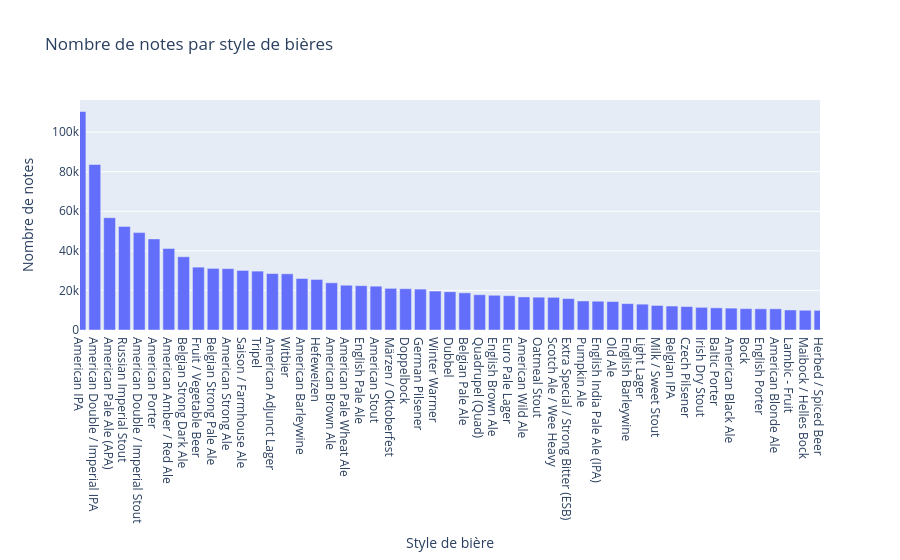

Source (notebook cell):
### Code cell
review_counts = df['beer_style'].value_counts().reset_index()
review_counts.columns = ['beer_style', 'count']

fig = px.bar(review_counts, x='beer_style', y='count', title='Nombre de notes par style de bières',
             labels={'count':'Nombre de notes', 'beer_style':'Style de bière'})
fig.update_xaxes(range=[0,50])
fig.show()

### Figure 1 — Plotly figure (JSON) as saved in the notebook; plotly's stock layout.template omitted (floating-point values rounded to 4 significant figures)
{"data": [{"alignmentgroup": "True", "hovertemplate": "Style de bière=%{x}<br>Nombre de notes=%{y}<extra></extra>", "legendgroup": "", "marker": {"color": "#636efa", "pattern": {"shape": ""}}, "name": "", "offsetgroup": "", "orientation": "v", "showlegend": false, "textposition": "auto", "type": "bar", "x": ["American IPA", "American Double / Imperial IPA", "American Pale Ale (APA)", "Russian Imperial Stout", "American Double / Imperial Stout", "American Porter", "American Amber / Red Ale", "Belgian Strong Dark Ale", "Fruit / Vegetable Beer", "Belgian Strong Pale Ale", "American Strong Ale", "Saison / Farmhouse Ale", "Tripel", "American Adjunct Lager", "Witbier", "American Barleywine", "Hefeweizen", "American Brown Ale", "American Pale Wheat Ale", "English Pale Ale", "American Stout", "Märzen / Oktoberfest", "Doppelbock", "German Pilsener", "Winter Warmer", "Dubbel", "Belgian Pale Ale", "Quadrupel (Quad)", "English Brown Ale", "Euro Pale Lager", "American Wild Ale", "Oatmeal Stout", "Scotch Ale / Wee Heavy", "Extra Special / Strong Bitter (ESB)", "Pumpkin Ale", "English India Pale Ale (IPA)", "Old Ale", "English Barleywine", "Light Lager", "Milk / Sweet Stout", "Belgian IPA", "Czech Pilsener", "Irish Dry Stout", "Baltic Porter", "American Black Ale", "Bock", "English Porter", "American Blonde Ale", "Lambic - Fruit", "Maibock / Helles Bock", "Herbed / Spiced Beer", "Rye Beer", "Schwarzbier", "Weizenbock", "American Amber / Red Lager", "Scottish Ale", "American Pale Lager", "English Bitter", "Vienna Lager", "Kölsch", "Munich Helles Lager", "Irish Red Ale", "Munich Dunkel Lager", "Altbier", "Dunkelweizen", "Bière de Garde", "Flanders Red Ale", "Belgian Dark Ale", "Gueuze", "Foreign / Export Stout", "American Double / Imperial Pilsner", "Flanders Oud Bruin", "English Strong Ale", "Cream Ale", "Euro Dark Lager", "Dortmunder / Export Lager", "American Malt Liquor", "California Common / Steam Beer", "Rauchbier", "Wheatwine", "Berliner Weissbier", "Smoked Beer", "English Stout", "Scottish Gruit / Ancient Herbed Ale", "Euro Strong Lager", "Eisbock", "Keller Bier / Zwickel Bier", "Black & Tan", "Kristalweizen", "English Dark Mild Ale", "Chile Beer", "Japanese Rice Lager", "American Dark Wheat Ale", "Bière de Champagne / Bière Brut", "Lambic - Unblended", "Low Alcohol Beer", "Braggot", "Sahti", "Gose", "English Pale Mild Ale", "Faro", "Roggenbier", "Happoshu", "Kvass"], "xaxis": "x", "y": [110425, 83632, 56752, 52355, 49214, 46050, 41194, 37011, 31774, 31138, 31020, 30107, 29760, 28524, 28400, 26023, 25553, 23851, 22632, 22397, 22145, 21048, 20868, 20668, 19692, 19321, 18779, 17837, 17553, 17330, 16718, 16580, 16514, 15868, 14661, 14540, 14400, 13332, 13056, 12414, 12116, 11863, 11448, 11205, 11059, 10811, 10721, 10712, 10127, 9976, 9914, 9514, 9374, 9181, 8441, 8404, 8298, 8221, 8178, 7572, 7358, 7227, 7178, 7154, 6706, 6571, 6507, 6243, 5900, 5794, 5373, 4864, 4724, 4659, 4381, 4204, 3796, 3790, 3729, 3554, 3137, 2821, 2809, 2725, 2704, 2633, 2410, 2185, 2107, 2104, 2090, 1523, 1190, 1041, 1034, 1017, 1010, 991, 647, 642, 606, 390, 237, 227], "yaxis": "y"}], "layout": {"barmode": "relative", "legend": {"tracegroupgap": 0}, "title": {"text": "Nombre de notes par style de bières"}, "xaxis": {"anchor": "y", "domain": [0, 1], "range": [0, 50], "title": {"text": "Style de bière"}}, "yaxis": {"anchor": "x", "domain": [0, 1], "title": {"text": "Nombre de notes"}}}}
